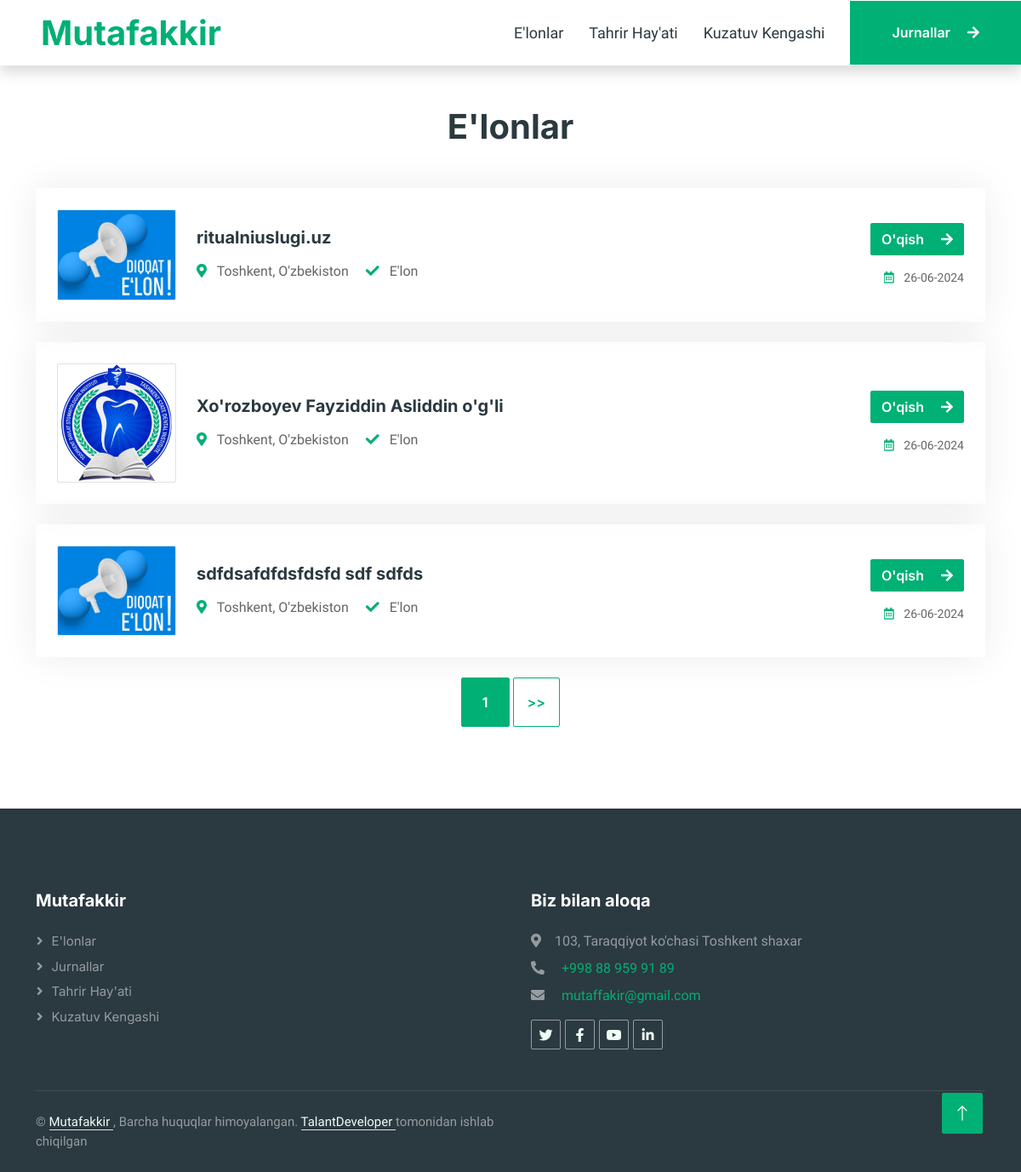
Screenshot of /elon/ with the database file from the repository.
### main/models.py (models this page shows, shortened)
class Announcement(models.Model):
    name = models.CharField(max_length=255, verbose_name="Name")
    image = models.ImageField(upload_to=upload_image, verbose_name="Image", default='/image/elon.jpg')
    content = RichTextUploadingField(verbose_name="Content")
    created_at = models.DateTimeField(auto_now_add=True, verbose_name="Created at")
    updated_at = models.DateTimeField(auto_now=True, verbose_name="Updated at")

### main/views.py (the view)
# urls.py: path('elon/', views.announcements_view, name='announcements'),
def announcements_view(request):
    p = Paginator(Announcement.objects.all().order_by('-created_at'), 3)
    page = request.GET.get('page')
    announcements = p.get_page(page)
    context = {'announcements': announcements}
    return render(request, 'main/announs.html', context)

### templates/main/announs.html (shortened to what this page needs)
{% extends 'base.html' %}
{% load static %}
{% block content %}
    <div class="container-xxl py-5">
        <div class="container">
            <h1 class="text-center mb-5 wow fadeInUp" data-wow-delay="0.1s">E'lonlar</h1>
            <div class="tab-class text-center wow fadeInUp" data-wow-delay="0.3s">
                <div class="tab-content">
                    <div id="tab-1" class="tab-pane fade show p-0 active">
                        {% for announcement in announcements %}
                            <div class="job-item p-4 mb-4">
                                <div class="row g-4">
                                    <div class="col-sm-12 col-md-8 d-flex align-items-center">
                                        <img class="flex-shrink-0 img-fluid border rounded"
                                             src="{{ announcement.image.url }}" alt=""
                                             style="width: 140px; height: auto;">
                                        <div class="text-start ps-4">
                                            <h5 class="mb-3">
                                                {{ announcement.name }}
                                            </h5>
                                            <span class="text-truncate me-3">
                                            <i class="fa fa-map-marker-alt text-primary me-2"></i>
                                            Toshkent, O'zbekiston
                                        </span>
                                            <span class="text-truncate me-3">
                                            <i class="fa fa-check text-primary me-2"></i>
                                            E'lon
                                            </span>
                                        </div>
                                    </div>
                                    <div class="col-sm-12 col-md-4 d-flex flex-column align-items-start align-items-md-end justify-content-center">
                                        <div class="d-flex mb-3">
                                            <a class="btn btn-primary"
                                               href="{% url 'main:announcement' announcement.id %}">
                                                O'qish <i class="fa fa-arrow-right ms-3"></i>
                                            </a>
                                        </div>
                                        <small class="text-truncate">
                                            <i class="far fa-calendar-alt text-primary me-2"></i>
                                            {{ announcement.created_at|date:"d-m-Y" }}
                                        </small>
                                    </div>
                                </div>
                            </div>
                        {% endfor %}
                        <a class="btn btn-primary py-3 px-4" href="?page={{ announcements.number }}">
                            {{ announcements.number }}
                        </a>
                        {% if announcements.has_next %}
                            <a class="btn btn-outline-primary py-3 px-3"
                               href="?page={{ announcements.next_page_number }}">
                                >>
                            </a>
                        {% endif %}
                    </div>
                </div>
            </div>
        </div>
    </div>
{% endblock %}

### static/css/style.css (style rules this page uses)
:root { --primary: #00B074; --secondary: #2B9BFF; --light: #EFFDF5; --dark: #2B3940; }
.btn { font-family: 'Inter', sans-serif; font-weight: 600; transition: .5s; }
.btn.btn-primary, .btn.btn-secondary { color: #FFFFFF; }
.job-item { border: 1px solid transparent; border-radius: 2px; box-shadow: 0 0 45px rgba(0, 0, 0, .08); transition: .5s; }

### rows the page displays
Announcement: image (picture), name "ritualniuslugi.uz", created_at "26-06-2024"
Announcement: image (picture), name "Xo'rozboyev Fayziddin Asliddin o'g'li", created_at "26-06-2024"
Announcement: image (picture), name "sdfdsafdfdsfdsfd sdf sdfds", created_at "26-06-2024"

### other values shown
{{ announcements.number }} "1"
